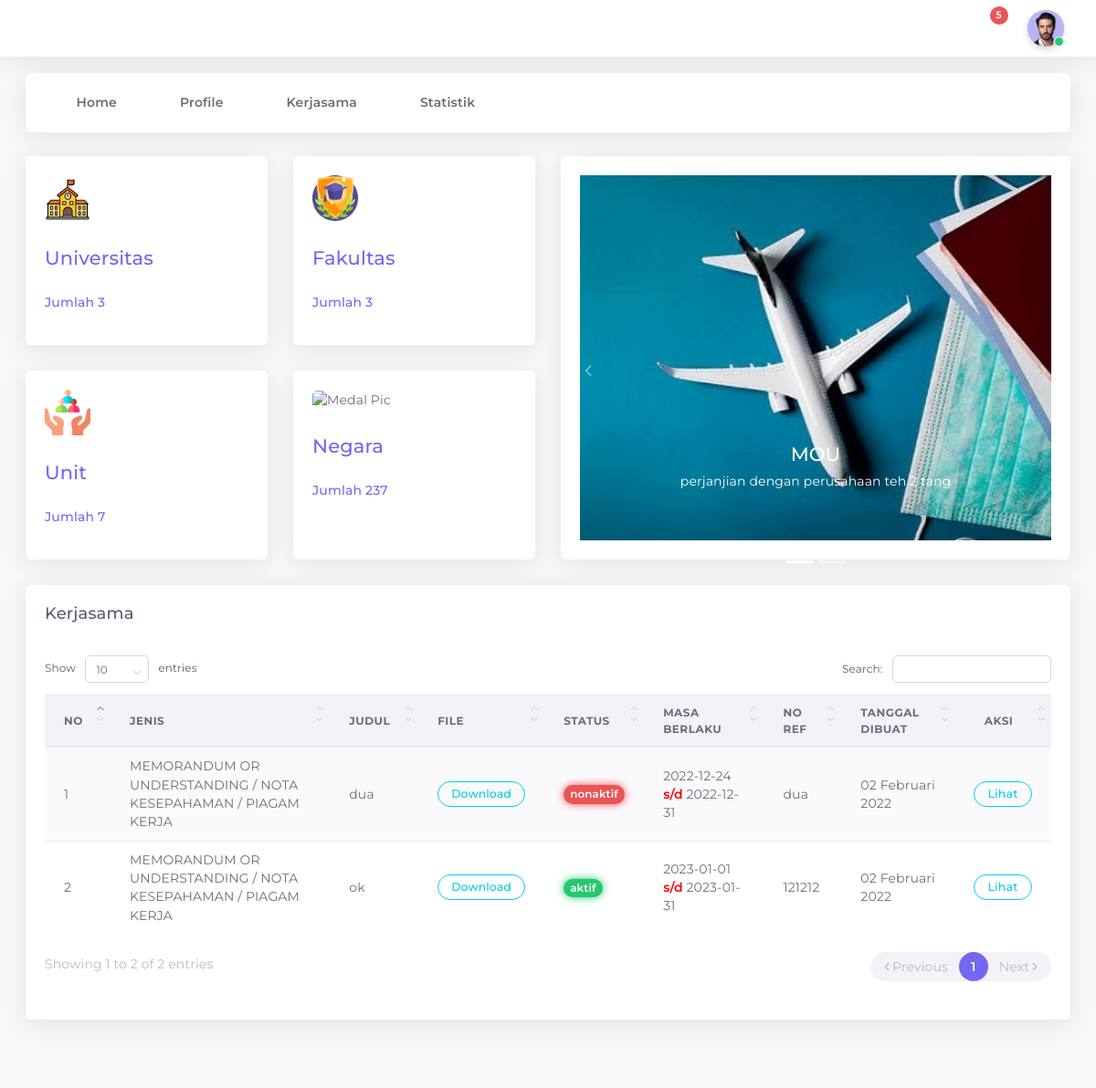
The page / on the database its author committed.
### tables this page shows
CREATE TABLE `web` (
  `id` int(11) NOT NULL,
  `judul` varchar(255) NOT NULL,
  `deskripsi` varchar(255) NOT NULL,
  `gambar` varchar(255) NOT NULL,
  `date_created` timestamp NULL DEFAULT CURRENT_TIMESTAMP,
  `date_updated` timestamp NULL DEFAULT NULL ON UPDATE CURRENT_TIMESTAMP,
  `status` enum('Y','N') NOT NULL DEFAULT 'Y'
);

CREATE TABLE `kerjasama` (
  `id_kerjasama` int(11) NOT NULL,
  `id_jenis_dok` int(11) NOT NULL,
  `id_fak` int(11) DEFAULT NULL,
  `id_unit` int(11) DEFAULT NULL,
  `judul_kerjasama` varchar(255) NOT NULL,
  `deskripsi_kerjasama` text NOT NULL,
  `status_kerjasama` enum('aktif','nonaktif') NOT NULL,
  `tanggal_awal` date NOT NULL,
  `tanggal_akhir` date NOT NULL,
  `no_ref_kerjasama` varchar(255) NOT NULL,
  `file` varchar(255) NOT NULL,
  `date_created` timestamp NULL DEFAULT CURRENT_TIMESTAMP,
  `date_updated` timestamp NULL DEFAULT NULL ON UPDATE CURRENT_TIMESTAMP
);

CREATE TABLE `jenis_dok` (
  `id_jenis_dok` int(11) NOT NULL,
  `jenis_dok` varchar(255) NOT NULL,
  `jenis_ket` text NOT NULL
);

### includes/config.php (called while the page is built, shortened)
<?php
if (!function_exists('tanggal_indonesia')) {
function tanggal_indonesia($tanggal){
  $bulan = array (
  1 =>   'Januari',
  'Februari',
  'Maret',
  'April',
  'Mei',
  'Juni',
  'Juli',
  'Agustus',
  'September',
  'Oktober',
  'November',
  'Desember'
  );
  $pecahkan = explode('-', $tanggal);
  return $pecahkan[2] . ' ' . $bulan[ (int)$pecahkan[1] ] . ' ' . $pecahkan[0];
}
}
?>

### index.php (the view, shortened to what this page needs)
<?php
include "includes/header.php";
include "includes/config.php";
$data = mysqli_query($kon, "SELECT * FROM web ORDER BY id ASC");
$q_univ = $kon->query("SELECT * FROM universitas");
$d_univ = mysqli_num_rows($q_univ);
$q_fakultas = $kon->query("SELECT * FROM fakultas");
$d_fakultas = mysqli_num_rows($q_fakultas);
$q_unit = $kon->query("SELECT * FROM unit  WHERE status='Y' ");
$d_unit = mysqli_num_rows($q_unit);
$q_negara = $kon->query("SELECT * FROM negara");
$d_negara = mysqli_num_rows($q_negara);
?>
<div class="app-content content ">
  <div class="content-wrapper container-xxl p-0">
    <div class="content-body">
      <section id="dashboard-ecommerce">
        <div class="row match-height">
          <div class="col-lg-6 col-12">
            <div class="row match-height">
              <div class="col-lg-6 col-md-3 col-6">
                <div class="card card-congratulation-medal">
                  <div class="card-body">
                    <img src="img/universitas.png" class="rounded" width="50" height="50" alt="Medal Pic" />
                    <h3 class="mb-75 mt-2 pt-50">
                      <a href="javascript:void(0);">Universitas</a>
                    </h3>
                    <h6 class="mb-75 mt-2 pt-50">
                      <a href="javascript:void(0);">Jumlah <span></span><?php echo $d_univ?></a>
                    </h6>
                  </div>
                </div>
              </div>
              <div class="col-lg-6 col-md-3 col-6">
                <div class="card card-congratulation-medal">
                  <div class="card-body">
                    <img src="img/fakultas.png" class="rounded" width="50" height="50" alt="Medal Pic" />
                    <h3 class="mb-75 mt-2 pt-50">
                      <a href="javascript:void(0);">Fakultas</a>
                    </h3>
                    <h6 class="mb-75 mt-2 pt-50">
                      <a href="javascript:void(0);">Jumlah <?php echo $d_fakultas?></a>
                    </h6>
                  </div>
                </div>
              </div>
              <div class="col-lg-6 col-md-3 col-6">
                <div class="card card-congratulation-medal">
                  <div class="card-body">
                    <img src="img/unit.png" class="rounded" width="50" height="50" alt="Medal Pic" />
                    <h3 class="mb-75 mt-2 pt-50">
                      <a href="javascript:void(0);">Unit</a>
                    </h3>
                    <h6 class="mb-75 mt-2 pt-50">
                      <a href="javascript:void(0);">Jumlah <?php echo $d_unit?></a>
                    </h6>
                  </div>
                </div>
              </div>
              <div class="col-lg-6 col-md-3 col-6">
                <div class="card card-congratulation-medal">
                  <div class="card-body">
                    <img src="img/negara.png" class="rounded" width="50" height="50" alt="Medal Pic" />
                    <h3 class="mb-75 mt-2 pt-50">
                      <a href="javascript:void(0);">Negara</a>
                    </h3>
                    <h6 class="mb-75 mt-2 pt-50">
                      <a href="javascript:void(0);">Jumlah <?php echo $d_negara?></a>
                    </h6>
                  </div>
                </div>
              </div>
            </div>
          </div>
          <div id="carousel-wrap" class="carousel slide col-lg-6 col-12" data-ride="carousel">
            <ol class="carousel-indicators">
              <?php
              for($i=0; $i<$data->num_rows;$i++){
                  echo '
                  <li data-target="#carousel-wrap" data-slide-to="'.$i.'"';
                  if($i==0){echo'class="active"';}echo'></li>';
              }?>
            </ol>
            <div class="card">
              <div class="card-body">
                <div class="carousel-inner">
                  <?php
            if($data->num_rows > 0){
              while ($row = $data->fetch_assoc()) {
              if($row['id'] == 1){
                echo'<div class="carousel-item active">';}else{echo'<div class="carousel-item">';}
                echo'
                  <img src="img/'.$row['gambar'].'" alt="'.$row['judul'].'" style="height:400px;width:900px;">
                  <div class="carousel-caption d-none d-md-block">
                      <h3 class="text-white">'.$row['judul'].'</h3>
                      <p class="text-white">'.$row['deskripsi'].'</p>
                  </div>
                </div>';
            }}?>
                </div>
              </div>
            </div>
            <a class="carousel-control-prev" href="#carousel-wrap" role="button" data-slide="prev">
              <span class="carousel-control-prev-icon" aria-hidden="true"></span>
            </a>
            <a class="carousel-control-next" href="#carousel-wrap" role="button" data-slide="next">
              <span class="carousel-control-next-icon" aria-hidden="true"></span>
            </a>
          </div>
        </div>
      </section>
      <div class="row match-height">
        <div class="col-lg-12" id="kerjasama">
          <div class="card">
            <div class="card-header">
              <h4 class="card-title">Kerjasama</h4>
            </div>
            <div class="card-body table-responsive">
              <table id="dataTables" class="table table-striped">
                <thead>
                  <tr>
                    <th>No</th>
                    <th>Jenis</th>
                    <th>Judul</th>
                    <th>File</th>
                    <th>Status</th>
                    <th>Masa Berlaku</th>
                    <th>No Ref</th>
                    <th>Tanggal Dibuat</th>
                    <th style="text-align:center;">Aksi</th>
                  </tr>
                </thead>
                <tbody>
                  <?php
											include "includes/config.php";
											$no = 1;
											$data = mysqli_query($kon, "SELECT
                      a.id_kerjasama,
                      b.id_jenis_dok,
                      b.jenis_dok,
                      d.id_fak,
                      d.fak_kode,
                      d.fak_nama,
                      c.id_unit,
                      c.unit_nama,
                      a.judul_kerjasama,
                      a.deskripsi_kerjasama,
                      a.status_kerjasama,
                      a.tanggal_awal,
                      a.tanggal_akhir,
                      a.no_ref_kerjasama,
                      a.file,
                      a.date_created,
                      a.date_updated
                    FROM
                      kerjasama a
                      LEFT JOIN jenis_dok b ON b.id_jenis_dok = a.id_jenis_dok
                      LEFT JOIN fakultas d ON d.id_fak = a.id_fak
                      LEFT JOIN unit c ON c.id_unit= a.id_unit ORDER BY id_kerjasama asc");
											while($hasil = mysqli_fetch_array($data)){
											?>
                  <tr>
                    <td>
                      <?php echo $no++; ?>
                    </td>
                    <td><?php echo $hasil ['jenis_dok'];?></td>
                    <td><?php echo $hasil ['judul_kerjasama'];?></td>
                    <td>
                      <?php if ($hasil['file']!=0) {?>
                      <button
                        onclick="JavaScript:window.location.href='kerjasama_download.php?file=<?php echo $hasil['file']?>';"
                        class="btn btn-outline-info round btn-sm">Download</button>
                      <?php }else{ ?>
                      <span class="badge badge-pill badge-light-danger mr-1 lg">Tidak ada file!</span>
                      <?php }
                    ?>
                    </td>
                    <?php
                    if ($hasil['status_kerjasama']=='aktif') {?>
                    <td>
                      <div class=" badge badge-pill badge-glow badge-success"><?php echo $hasil ['status_kerjasama'];?>
                      </div>
                    </td>
                    <?php }else{ ?>
                    <td>
                      <div class="badge badge-pill badge-glow badge-danger"><?php echo $hasil ['status_kerjasama'];?>
                      </div>
                    </td>
                    <?php }
                  ?>
                    <td><?php echo $hasil ['tanggal_awal'];?> <strong style="color:red ;">s/d</strong>
                      <?php echo $hasil ['tanggal_akhir'];?>
                    </td>
                    <td><?php echo $hasil ['no_ref_kerjasama'];?></td>
                    <td><?php echo tanggal_indonesia("2022-02-02");?></td>
                    <td style="text-align:center ;">
                      <a href="#" type="button" class="open_modal btn btn-outline-info round btn-sm" data-toggle="modal"
                        data-target="#view<?php echo $hasil['id_kerjasama']; ?>">Lihat</a>
                    </td>
                  </tr>
                  <?php
									}
									?>
                </tbody>
              </table>
            </div>
          </div>
        </div>
      </div>
    </div>
  </div>
</div>
<div class="drag-target"></div>
<?php include "includes/footer.php";?>
</body>
</html>

### rows shown on the page
web: gambar (picture), judul "MOU", deskripsi "perjanjian dengan perusahaan teh 2 tang"
kerjasama: id_jenis_dok.jenis_dok "MEMORANDUM OR UNDERSTANDING / NOTA KESEPAHAMAN / PIAGAM KERJA", judul_kerjasama "dua", status_kerjasama "nonaktif", tanggal_awal "2022-12-24", tanggal_akhir "2022-12-31", no_ref_kerjasama "dua"
kerjasama: id_jenis_dok.jenis_dok "MEMORANDUM OR UNDERSTANDING / NOTA KESEPAHAMAN / PIAGAM KERJA", judul_kerjasama "ok", status_kerjasama "aktif", tanggal_awal "2023-01-01", tanggal_akhir "2023-01-31", no_ref_kerjasama "121212"

### other values the page prints
$d_univ "3"
$d_fakultas "3"
$d_unit "7"
$d_negara "237"
